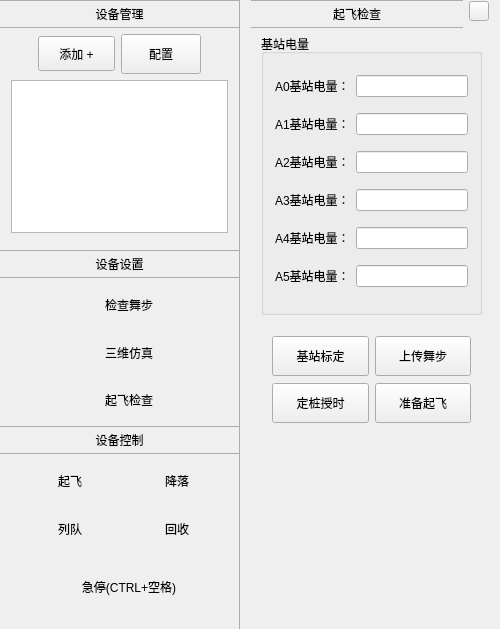
<?xml version="1.0" encoding="UTF-8"?>
<ui version="4.0">
 <class>DeviceManage</class>
 <widget class="QWidget" name="DeviceManage">
  <property name="geometry">
   <rect>
    <x>0</x>
    <y>0</y>
    <width>500</width>
    <height>629</height>
   </rect>
  </property>
  <property name="maximumSize">
   <size>
    <width>500</width>
    <height>16777215</height>
   </size>
  </property>
  <property name="windowTitle">
   <string>DeviceManage</string>
  </property>
  <property name="styleSheet">
   <string notr="true">#labelManager,#labelControl,#labelDevceSet,#labelCheckTitle{
border-top:1px solid #ACACAC;
border-bottom:1px solid #ACACAC;
}
#widgetBackgroundMain{
border-right:1px solid #ACACAC;
}
.QWidget{
border-radius:0px;
}</string>
  </property>
  <layout class="QGridLayout" name="gridLayout">
   <property name="leftMargin">
    <number>0</number>
   </property>
   <property name="topMargin">
    <number>0</number>
   </property>
   <property name="rightMargin">
    <number>0</number>
   </property>
   <property name="bottomMargin">
    <number>0</number>
   </property>
   <property name="spacing">
    <number>0</number>
   </property>
   <item row="0" column="1">
    <widget class="QWidget" name="widgetPreflightCheck" native="true">
     <layout class="QVBoxLayout" name="verticalLayout">
      <property name="topMargin">
       <number>0</number>
      </property>
      <property name="bottomMargin">
       <number>0</number>
      </property>
      <item>
       <widget class="QWidget" name="widgetCheckTitle" native="true">
        <property name="maximumSize">
         <size>
          <width>16777215</width>
          <height>28</height>
         </size>
        </property>
        <property name="styleSheet">
         <string notr="true"/>
        </property>
        <layout class="QHBoxLayout" name="horizontalLayout_4">
         <property name="leftMargin">
          <number>0</number>
         </property>
         <property name="topMargin">
          <number>0</number>
         </property>
         <property name="rightMargin">
          <number>0</number>
         </property>
         <property name="bottomMargin">
          <number>6</number>
         </property>
         <item>
          <widget class="QLabel" name="labelCheckTitle">
           <property name="minimumSize">
            <size>
             <width>0</width>
             <height>28</height>
            </size>
           </property>
           <property name="maximumSize">
            <size>
             <width>16777215</width>
             <height>28</height>
            </size>
           </property>
           <property name="styleSheet">
            <string notr="true"/>
           </property>
           <property name="text">
            <string>起飞检查</string>
           </property>
           <property name="alignment">
            <set>Qt::AlignCenter</set>
           </property>
          </widget>
         </item>
         <item>
          <widget class="QToolButton" name="btnClose">
           <property name="sizePolicy">
            <sizepolicy hsizetype="Fixed" vsizetype="Fixed">
             <horstretch>0</horstretch>
             <verstretch>0</verstretch>
            </sizepolicy>
           </property>
           <property name="maximumSize">
            <size>
             <width>20</width>
             <height>20</height>
            </size>
           </property>
           <property name="styleSheet">
            <string notr="true"/>
           </property>
           <property name="text">
            <string/>
           </property>
           <property name="icon">
            <iconset resource="uavmanage.qrc">
             <normaloff>:/res/images/closeproject.png</normaloff>:/res/images/closeproject.png</iconset>
           </property>
          </widget>
         </item>
        </layout>
       </widget>
      </item>
      <item>
       <widget class="QWidget" name="widgetChackAction" native="true">
        <widget class="QGroupBox" name="groupBox">
         <property name="geometry">
          <rect>
           <x>10</x>
           <y>0</y>
           <width>221</width>
           <height>281</height>
          </rect>
         </property>
         <property name="title">
          <string>基站电量</string>
         </property>
         <layout class="QGridLayout" name="gridLayout_4">
          <item row="0" column="0">
           <widget class="QLabel" name="label_7">
            <property name="text">
             <string>A0基站电量：</string>
            </property>
           </widget>
          </item>
          <item row="0" column="1">
           <widget class="QLineEdit" name="lineEditStationBatteryA0">
            <property name="readOnly">
             <bool>true</bool>
            </property>
           </widget>
          </item>
          <item row="1" column="0">
           <widget class="QLabel" name="label_8">
            <property name="text">
             <string>A1基站电量：</string>
            </property>
           </widget>
          </item>
          <item row="1" column="1">
           <widget class="QLineEdit" name="lineEditStationBatteryA1">
            <property name="readOnly">
             <bool>true</bool>
            </property>
           </widget>
          </item>
          <item row="2" column="0">
           <widget class="QLabel" name="label_9">
            <property name="text">
             <string>A2基站电量：</string>
            </property>
           </widget>
          </item>
          <item row="2" column="1">
           <widget class="QLineEdit" name="lineEditStationBatteryA2">
            <property name="readOnly">
             <bool>true</bool>
            </property>
           </widget>
          </item>
          <item row="3" column="0">
           <widget class="QLabel" name="label_10">
            <property name="text">
             <string>A3基站电量：</string>
            </property>
           </widget>
          </item>
          <item row="3" column="1">
           <widget class="QLineEdit" name="lineEditStationBatteryA3">
            <property name="readOnly">
             <bool>true</bool>
            </property>
           </widget>
          </item>
          <item row="4" column="0">
           <widget class="QLabel" name="label_11">
            <property name="text">
             <string>A4基站电量：</string>
            </property>
           </widget>
          </item>
          <item row="4" column="1">
           <widget class="QLineEdit" name="lineEditStationBatteryA4">
            <property name="readOnly">
             <bool>true</bool>
            </property>
           </widget>
          </item>
          <item row="5" column="0">
           <widget class="QLabel" name="label_12">
            <property name="text">
             <string>A5基站电量：</string>
            </property>
           </widget>
          </item>
          <item row="5" column="1">
           <widget class="QLineEdit" name="lineEditStationBatteryA5">
            <property name="readOnly">
             <bool>true</bool>
            </property>
           </widget>
          </item>
         </layout>
        </widget>
        <widget class="QWidget" name="layoutWidget">
         <property name="geometry">
          <rect>
           <x>10</x>
           <y>290</y>
           <width>221</width>
           <height>111</height>
          </rect>
         </property>
         <layout class="QGridLayout" name="gridLayout_5">
          <item row="0" column="0">
           <widget class="QToolButton" name="btnBaseStation">
            <property name="minimumSize">
             <size>
              <width>80</width>
              <height>40</height>
             </size>
            </property>
            <property name="maximumSize">
             <size>
              <width>120</width>
              <height>16777215</height>
             </size>
            </property>
            <property name="text">
             <string>基站标定</string>
            </property>
            <property name="icon">
             <iconset resource="uavmanage.qrc">
              <normaloff>:/res/images/basestation.png</normaloff>:/res/images/basestation.png</iconset>
            </property>
            <property name="iconSize">
             <size>
              <width>22</width>
              <height>22</height>
             </size>
            </property>
            <property name="toolButtonStyle">
             <enum>Qt::ToolButtonTextBesideIcon</enum>
            </property>
           </widget>
          </item>
          <item row="2" column="0">
           <widget class="QToolButton" name="toolButton">
            <property name="minimumSize">
             <size>
              <width>80</width>
              <height>40</height>
             </size>
            </property>
            <property name="maximumSize">
             <size>
              <width>120</width>
              <height>16777215</height>
             </size>
            </property>
            <property name="text">
             <string>定桩授时</string>
            </property>
            <property name="icon">
             <iconset resource="uavmanage.qrc">
              <normaloff>:/res/images/time.png</normaloff>:/res/images/time.png</iconset>
            </property>
            <property name="iconSize">
             <size>
              <width>22</width>
              <height>22</height>
             </size>
            </property>
            <property name="toolButtonStyle">
             <enum>Qt::ToolButtonTextBesideIcon</enum>
            </property>
           </widget>
          </item>
          <item row="0" column="1">
           <widget class="QToolButton" name="btnWaypointUpload">
            <property name="minimumSize">
             <size>
              <width>80</width>
              <height>40</height>
             </size>
            </property>
            <property name="maximumSize">
             <size>
              <width>120</width>
              <height>16777215</height>
             </size>
            </property>
            <property name="text">
             <string>上传舞步</string>
            </property>
            <property name="icon">
             <iconset resource="uavmanage.qrc">
              <normaloff>:/res/images/upload.png</normaloff>:/res/images/upload.png</iconset>
            </property>
            <property name="iconSize">
             <size>
              <width>22</width>
              <height>22</height>
             </size>
            </property>
            <property name="toolButtonStyle">
             <enum>Qt::ToolButtonTextBesideIcon</enum>
            </property>
           </widget>
          </item>
          <item row="2" column="1">
           <widget class="QToolButton" name="btnDevicePrepare">
            <property name="minimumSize">
             <size>
              <width>80</width>
              <height>40</height>
             </size>
            </property>
            <property name="maximumSize">
             <size>
              <width>120</width>
              <height>16777215</height>
             </size>
            </property>
            <property name="text">
             <string>准备起飞</string>
            </property>
            <property name="icon">
             <iconset resource="uavmanage.qrc">
              <normaloff>:/res/images/prepare.png</normaloff>:/res/images/prepare.png</iconset>
            </property>
            <property name="iconSize">
             <size>
              <width>22</width>
              <height>22</height>
             </size>
            </property>
            <property name="toolButtonStyle">
             <enum>Qt::ToolButtonTextBesideIcon</enum>
            </property>
           </widget>
          </item>
         </layout>
        </widget>
       </widget>
      </item>
     </layout>
    </widget>
   </item>
   <item row="0" column="0">
    <widget class="QWidget" name="widgetBackgroundMain" native="true">
     <property name="minimumSize">
      <size>
       <width>240</width>
       <height>0</height>
      </size>
     </property>
     <property name="maximumSize">
      <size>
       <width>240</width>
       <height>16777215</height>
      </size>
     </property>
     <property name="styleSheet">
      <string notr="true"/>
     </property>
     <layout class="QVBoxLayout" name="verticalLayout_4">
      <property name="leftMargin">
       <number>0</number>
      </property>
      <property name="topMargin">
       <number>0</number>
      </property>
      <property name="rightMargin">
       <number>1</number>
      </property>
      <property name="bottomMargin">
       <number>0</number>
      </property>
      <item>
       <widget class="QLabel" name="labelManager">
        <property name="minimumSize">
         <size>
          <width>0</width>
          <height>28</height>
         </size>
        </property>
        <property name="maximumSize">
         <size>
          <width>16777215</width>
          <height>28</height>
         </size>
        </property>
        <property name="styleSheet">
         <string notr="true"/>
        </property>
        <property name="text">
         <string>设备管理</string>
        </property>
        <property name="alignment">
         <set>Qt::AlignCenter</set>
        </property>
       </widget>
      </item>
      <item>
       <widget class="QWidget" name="widgetList" native="true">
        <layout class="QVBoxLayout" name="verticalLayout_3">
         <property name="topMargin">
          <number>0</number>
         </property>
         <item>
          <layout class="QHBoxLayout" name="horizontalLayout">
           <item>
            <spacer name="horizontalSpacer_3">
             <property name="orientation">
              <enum>Qt::Horizontal</enum>
             </property>
             <property name="sizeHint" stdset="0">
              <size>
               <width>40</width>
               <height>20</height>
              </size>
             </property>
            </spacer>
           </item>
           <item>
            <widget class="QToolButton" name="btnAddDevice">
             <property name="minimumSize">
              <size>
               <width>77</width>
               <height>35</height>
              </size>
             </property>
             <property name="styleSheet">
              <string notr="true"/>
             </property>
             <property name="text">
              <string>添加 +</string>
             </property>
            </widget>
           </item>
           <item>
            <widget class="QToolButton" name="btnSerial">
             <property name="minimumSize">
              <size>
               <width>80</width>
               <height>40</height>
              </size>
             </property>
             <property name="text">
              <string>配置</string>
             </property>
            </widget>
           </item>
           <item>
            <spacer name="horizontalSpacer_4">
             <property name="orientation">
              <enum>Qt::Horizontal</enum>
             </property>
             <property name="sizeHint" stdset="0">
              <size>
               <width>40</width>
               <height>20</height>
              </size>
             </property>
            </spacer>
           </item>
          </layout>
         </item>
         <item>
          <widget class="QListWidget" name="listWidget">
           <property name="styleSheet">
            <string notr="true"/>
           </property>
           <property name="spacing">
            <number>2</number>
           </property>
          </widget>
         </item>
        </layout>
       </widget>
      </item>
      <item>
       <widget class="QWidget" name="widget" native="true">
        <property name="maximumSize">
         <size>
          <width>16777215</width>
          <height>380</height>
         </size>
        </property>
        <layout class="QVBoxLayout" name="verticalLayout_2">
         <property name="leftMargin">
          <number>0</number>
         </property>
         <property name="topMargin">
          <number>0</number>
         </property>
         <property name="rightMargin">
          <number>0</number>
         </property>
         <property name="bottomMargin">
          <number>0</number>
         </property>
         <item>
          <widget class="QLabel" name="labelDevceSet">
           <property name="minimumSize">
            <size>
             <width>0</width>
             <height>28</height>
            </size>
           </property>
           <property name="maximumSize">
            <size>
             <width>16777215</width>
             <height>28</height>
            </size>
           </property>
           <property name="styleSheet">
            <string notr="true"/>
           </property>
           <property name="text">
            <string>设备设置</string>
           </property>
           <property name="alignment">
            <set>Qt::AlignCenter</set>
           </property>
          </widget>
         </item>
         <item>
          <widget class="QWidget" name="widgetDeviceSet" native="true">
           <layout class="QGridLayout" name="gridLayout_2">
            <property name="topMargin">
             <number>0</number>
            </property>
            <property name="bottomMargin">
             <number>0</number>
            </property>
            <item row="0" column="0">
             <widget class="QToolButton" name="btnWaypointCheck">
              <property name="minimumSize">
               <size>
                <width>210</width>
                <height>42</height>
               </size>
              </property>
              <property name="maximumSize">
               <size>
                <width>210</width>
                <height>42</height>
               </size>
              </property>
              <property name="styleSheet">
               <string notr="true">border-image:url(&quot;res/images/checkout.png&quot;);
border-radius:0px;
padding-left:20px;</string>
              </property>
              <property name="text">
               <string>检查舞步</string>
              </property>
             </widget>
            </item>
            <item row="1" column="0">
             <widget class="QToolButton" name="btn3DFly">
              <property name="minimumSize">
               <size>
                <width>210</width>
                <height>42</height>
               </size>
              </property>
              <property name="maximumSize">
               <size>
                <width>210</width>
                <height>42</height>
               </size>
              </property>
              <property name="styleSheet">
               <string notr="true">border-image:url(&quot;res/images/stereoscopic.png&quot;);
border-radius:0px;
padding-left:20px;</string>
              </property>
              <property name="text">
               <string>三维仿真</string>
              </property>
             </widget>
            </item>
            <item row="2" column="0">
             <widget class="QToolButton" name="btnCheckAction">
              <property name="minimumSize">
               <size>
                <width>210</width>
                <height>40</height>
               </size>
              </property>
              <property name="maximumSize">
               <size>
                <width>210</width>
                <height>42</height>
               </size>
              </property>
              <property name="styleSheet">
               <string notr="true">border-image:url(&quot;res/images/inspection.png&quot;);
border-radius:0px;
padding-left:20px;</string>
              </property>
              <property name="text">
               <string>起飞检查</string>
              </property>
             </widget>
            </item>
           </layout>
          </widget>
         </item>
         <item>
          <widget class="QLabel" name="labelControl">
           <property name="minimumSize">
            <size>
             <width>0</width>
             <height>28</height>
            </size>
           </property>
           <property name="maximumSize">
            <size>
             <width>16777215</width>
             <height>28</height>
            </size>
           </property>
           <property name="styleSheet">
            <string notr="true"/>
           </property>
           <property name="text">
            <string>设备控制</string>
           </property>
           <property name="alignment">
            <set>Qt::AlignCenter</set>
           </property>
          </widget>
         </item>
         <item>
          <widget class="QWidget" name="widgetCommand" native="true">
           <layout class="QGridLayout" name="gridLayout_3">
            <property name="topMargin">
             <number>0</number>
            </property>
            <item row="1" column="0">
             <layout class="QHBoxLayout" name="horizontalLayout_5">
              <item>
               <widget class="QToolButton" name="btnQueue">
                <property name="minimumSize">
                 <size>
                  <width>100</width>
                  <height>42</height>
                 </size>
                </property>
                <property name="styleSheet">
                 <string notr="true">border-image:url(&quot;res/images/flyQueue.png&quot;);
border-radius:0px;
padding-left:10px;</string>
                </property>
                <property name="text">
                 <string>列队</string>
                </property>
               </widget>
              </item>
              <item>
               <widget class="QToolButton" name="btnRegain">
                <property name="minimumSize">
                 <size>
                  <width>100</width>
                  <height>42</height>
                 </size>
                </property>
                <property name="maximumSize">
                 <size>
                  <width>100</width>
                  <height>42</height>
                 </size>
                </property>
                <property name="styleSheet">
                 <string notr="true">border-image:url(&quot;res/images/flyRecover.png&quot;);
border-radius:0px;
padding-left:10px;</string>
                </property>
                <property name="text">
                 <string>回收</string>
                </property>
               </widget>
              </item>
             </layout>
            </item>
            <item row="3" column="0">
             <widget class="QToolButton" name="btnFlyStop">
              <property name="minimumSize">
               <size>
                <width>210</width>
                <height>62</height>
               </size>
              </property>
              <property name="maximumSize">
               <size>
                <width>210</width>
                <height>62</height>
               </size>
              </property>
              <property name="styleSheet">
               <string notr="true">border-image:url(&quot;res/images/flystop.png&quot;);
border-radius:0px;
padding-left:20px;</string>
              </property>
              <property name="text">
               <string>急停(CTRL+空格)</string>
              </property>
             </widget>
            </item>
            <item row="0" column="0">
             <layout class="QHBoxLayout" name="horizontalLayout_3">
              <item>
               <widget class="QToolButton" name="btnFlyTakeoff">
                <property name="minimumSize">
                 <size>
                  <width>100</width>
                  <height>42</height>
                 </size>
                </property>
                <property name="maximumSize">
                 <size>
                  <width>100</width>
                  <height>42</height>
                 </size>
                </property>
                <property name="styleSheet">
                 <string notr="true">border-image:url(&quot;res/images/flytakeoff.png&quot;);
border-radius:0px;
padding-left:10px;</string>
                </property>
                <property name="text">
                 <string>起飞</string>
                </property>
               </widget>
              </item>
              <item>
               <widget class="QToolButton" name="btnFlyLand">
                <property name="minimumSize">
                 <size>
                  <width>100</width>
                  <height>42</height>
                 </size>
                </property>
                <property name="maximumSize">
                 <size>
                  <width>100</width>
                  <height>42</height>
                 </size>
                </property>
                <property name="styleSheet">
                 <string notr="true">border-image:url(&quot;res/images/flyland.png&quot;);
border-radius:0px;
padding-left:10px;</string>
                </property>
                <property name="text">
                 <string>降落</string>
                </property>
               </widget>
              </item>
             </layout>
            </item>
           </layout>
          </widget>
         </item>
        </layout>
       </widget>
      </item>
     </layout>
    </widget>
   </item>
  </layout>
 </widget>
 <layoutdefault spacing="6" margin="11"/>
 <resources>
  <include location="uavmanage.qrc"/>
 </resources>
 <connections/>
</ui>
